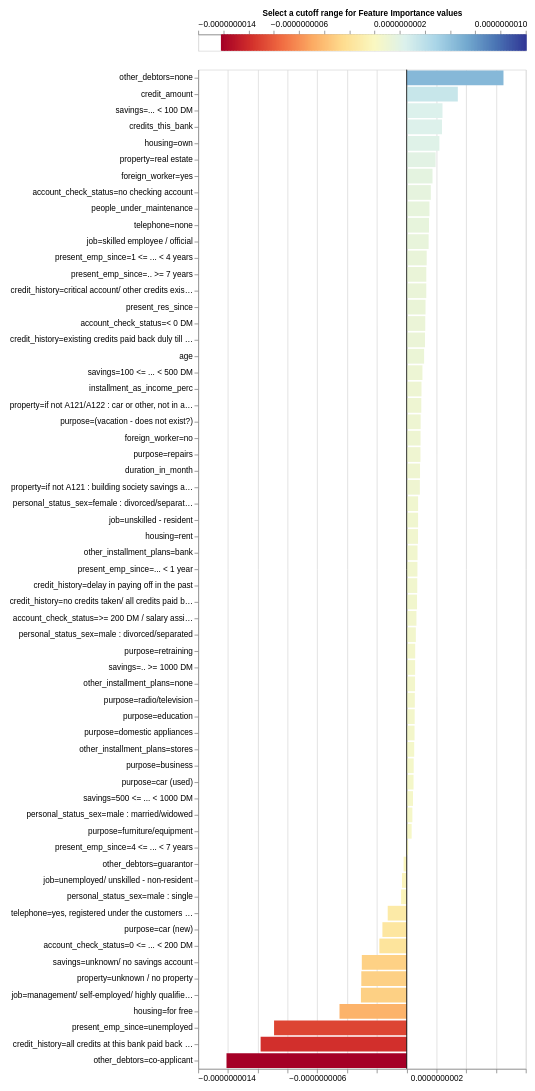

The notebook cell saved with this chart:
### Code cell
lime_exp.plot_features_importance()

### Figure 1 — Vega-Lite specification as saved in the notebook (floating-point values rounded to 4 significant figures; data arrays with more than 128 entries replaced by an {"elided": "..."} marker saying what was removed)
{"config": {"view": {"continuousWidth": 400, "continuousHeight": 300}, "axis": {"labelFontSize": 10, "labelLimit": 225.0}}, "vconcat": [{"layer": [{"data": {"name": "data-4b934d309793f842f9ec6d2989b50de9"}, "mark": {"type": "rule", "strokeWidth": 3}, "encoding": {"color": {"field": "xValue", "legend": null, "scale": {"domain": [-1.21e-09, 1.21e-09], "domainMid": 0, "scheme": "redyellowblue"}, "type": "quantitative"}, "x": {"axis": {"orient": "top", "titleFontSize": 10}, "field": "xValue", "title": "Select a cutoff range for Feature Importance values ", "type": "quantitative"}}}, {"data": {"name": "data-c7bc3ae69e1253e8223f70a11d04b99d"}, "mark": {"type": "rect", "color": "black", "height": 20, "opacity": 0.4, "tooltip": true}, "encoding": {"x": {"field": "x_min", "type": "quantitative"}, "x2": {"field": "x_max"}, "y": {"axis": null, "field": "y", "type": "quantitative"}}, "selection": {"Cutter": {"type": "single", "fields": ["cutoff"], "bind": {"input": "range", "max": 1.21e-09, "min": 0, "name": "Importance cutoff value (±) ", "step": 2.42e-11}, "init": {"cutoff": 0.0}}}, "transform": [{"calculate": "(-Cutter.cutoff)", "as": "x_min"}, {"calculate": "Cutter.cutoff", "as": "x_max"}]}], "height": 20}, {"layer": [{"data": {"name": "data-cecd8fb5cf58d469d6ca0b24a297b8d3"}, "mark": "bar", "encoding": {"color": {"field": "value", "legend": null, "scale": {"domain": [-1.21e-09, 1.21e-09], "domainMid": 0, "scheme": "blueorange"}, "type": "quantitative"}, "tooltip": [{"field": "name", "title": "Feature", "type": "nominal"}, {"field": "value", "title": "Importance", "type": "quantitative"}], "x": {"field": "value", "title": null, "type": "quantitative"}, "y": {"field": "name", "sort": {"field": "value", "op": "mean", "order": "descending"}, "title": null, "type": "nominal"}}, "selection": {"Cutter": {"type": "single", "fields": ["cutoff"], "bind": {"input": "range", "max": 1.21e-09, "min": 0, "name": "Importance cutoff value (±) ", "step": 2.42e-11}, "init": {"cutoff": 0.0}}}, "transform": [{"filter": "((datum.value > Cutter.cutoff) || (datum.value < (-Cutter.cutoff)))"}]}, {"data": {"name": "data-9c00aa9dc2b1c1a0b4bf9b34ead12925"}, "mark": "rule", "encoding": {"x": {"field": "x", "type": "quantitative"}}}]}], "padding": 10, "$schema": "https://vega.github.io/schema/vega-lite/v4.17.0.json", "datasets": {"data-4b934d309793f842f9ec6d2989b50de9": {"elided": "200 records"}, "data-c7bc3ae69e1253e8223f70a11d04b99d": [{"y": 0, "x": -0.5, "x2": 0.5}], "data-cecd8fb5cf58d469d6ca0b24a297b8d3": [{"name": "other_debtors=co-applicant", "value": -1.21e-09}, {"name": "credit_history=all credits at this bank paid back duly", "value": -9.807e-10}, {"name": "present_emp_since=unemployed", "value": -8.905e-10}, {"name": "other_debtors=none", "value": 6.501e-10}, {"name": "housing=for free", "value": -4.51e-10}, {"name": "credit_amount", "value": 3.435e-10}, {"name": "job=management/ self-employed/ highly qualified employee/ officer", "value": -3.072e-10}, {"name": "property=unknown / no property", "value": -3.047e-10}, {"name": "savings=unknown/ no savings account", "value": -3.012e-10}, {"name": "savings=... < 100 DM", "value": 2.406e-10}, {"name": "credits_this_bank", "value": 2.372e-10}, {"name": "housing=own", "value": 2.198e-10}, {"name": "property=real estate", "value": 1.943e-10}, {"name": "account_check_status=0 <= ... < 200 DM", "value": -1.834e-10}, {"name": "foreign_worker=yes", "value": 1.735e-10}, {"name": "purpose=car (new)", "value": -1.63e-10}, {"name": "account_check_status=no checking account", "value": 1.623e-10}, {"name": "people_under_maintenance", "value": 1.53e-10}, {"name": "telephone=none", "value": 1.501e-10}, {"name": "job=skilled employee / official", "value": 1.476e-10}, {"name": "present_emp_since=1 <= ... < 4 years", "value": 1.343e-10}, {"name": "present_emp_since=.. >= 7 years", "value": 1.319e-10}, {"name": "credit_history=critical account/ other credits existing (not at this bank)", "value": 1.318e-10}, {"name": "telephone=yes, registered under the customers name ", "value": -1.273e-10}, {"name": "present_res_since", "value": 1.265e-10}, {"name": "account_check_status=< 0 DM", "value": 1.248e-10}, {"name": "credit_history=existing credits paid back duly till now", "value": 1.232e-10}, {"name": "age", "value": 1.171e-10}, {"name": "savings=100 <= ... < 500 DM", "value": 1.059e-10}, {"name": "installment_as_income_perc", "value": 9.956e-11}, {"name": "property=if not A121/A122 : car or other, not in attribute 6", "value": 9.815e-11}, {"name": "purpose=(vacation - does not exist?)", "value": 9.384e-11}, {"name": "foreign_worker=no", "value": 9.323e-11}, {"name": "purpose=repairs", "value": 9.257e-11}, {"name": "duration_in_month", "value": 8.984e-11}, {"name": "property=if not A121 : building society savings agreement/ life insurance", "value": 8.848e-11}, {"name": "personal_status_sex=female : divorced/separated/married", "value": 7.681e-11}, {"name": "job=unskilled - resident", "value": 7.675e-11}, {"name": "housing=rent", "value": 7.631e-11}, {"name": "other_installment_plans=bank", "value": 7.291e-11}, {"name": "present_emp_since=... < 1 year ", "value": 7.231e-11}, {"name": "credit_history=delay in paying off in the past", "value": 7.115e-11}, {"name": "credit_history=no credits taken/ all credits paid back duly", "value": 6.965e-11}, {"name": "account_check_status=>= 200 DM / salary assignments for at least 1 year", "value": 6.564e-11}, {"name": "personal_status_sex=male : divorced/separated", "value": 6.151e-11}, {"name": "purpose=retraining", "value": 5.729e-11}, {"name": "savings=.. >= 1000 DM ", "value": 5.678e-11}, {"name": "other_installment_plans=none", "value": 5.637e-11}, {"name": "purpose=radio/television", "value": 5.475e-11}, {"name": "purpose=education", "value": 5.384e-11}, {"name": "purpose=domestic appliances", "value": 5.286e-11}, {"name": "other_installment_plans=stores", "value": 5.061e-11}, {"name": "purpose=business", "value": 4.711e-11}, {"name": "purpose=car (used)", "value": 4.621e-11}, {"name": "savings=500 <= ... < 1000 DM ", "value": 4.263e-11}, {"name": "personal_status_sex=male : married/widowed", "value": 3.834e-11}, {"name": "personal_status_sex=male : single", "value": -3.736e-11}, {"name": "purpose=furniture/equipment", "value": 3.349e-11}, {"name": "job=unemployed/ unskilled - non-resident", "value": -3.167e-11}, {"name": "other_debtors=guarantor", "value": -2.07e-11}, {"name": "present_emp_since=4 <= ... < 7 years", "value": 1.023e-11}], "data-9c00aa9dc2b1c1a0b4bf9b34ead12925": [{"x": 0}]}}
